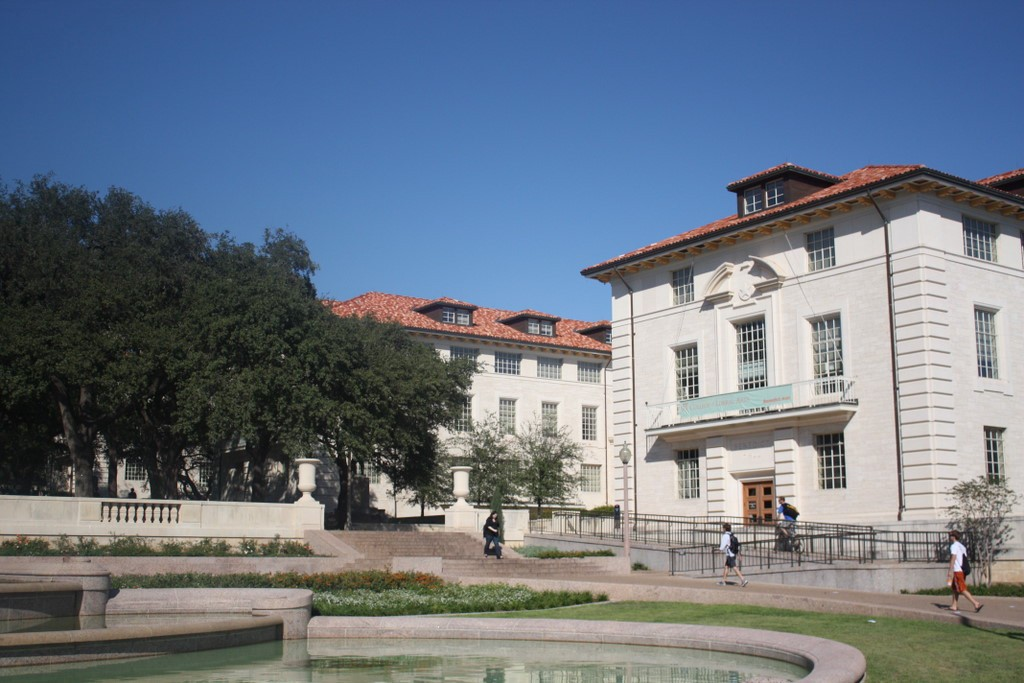
#> input picture Lab2/Images/foto1A.jpg, 1024 x 683 px, given in place of the camera
$ python edge_detection.py
#> lines starting #> are read from the running program, lines starting #| are printed output that depends on the picture; after the words box and inside, x2 and y2 are one past the last pixel; in counts of white or black regions, pixels touching at a corner belong together
import cv2

def main():

    cap = cv2.VideoCapture(0)
    cap.set(3,640)
    cap.set(4,480)

    while True :
        sucess, img = cap.read()#recup flux cam
#> img is the input picture: shape (683, 1024, 3); mean B, G, R 132.3, 118.7, 107.9

        img_gray = cv2.cvtColor(img, cv2.COLOR_BGR2GRAY)#passe l'image en niveau de gris
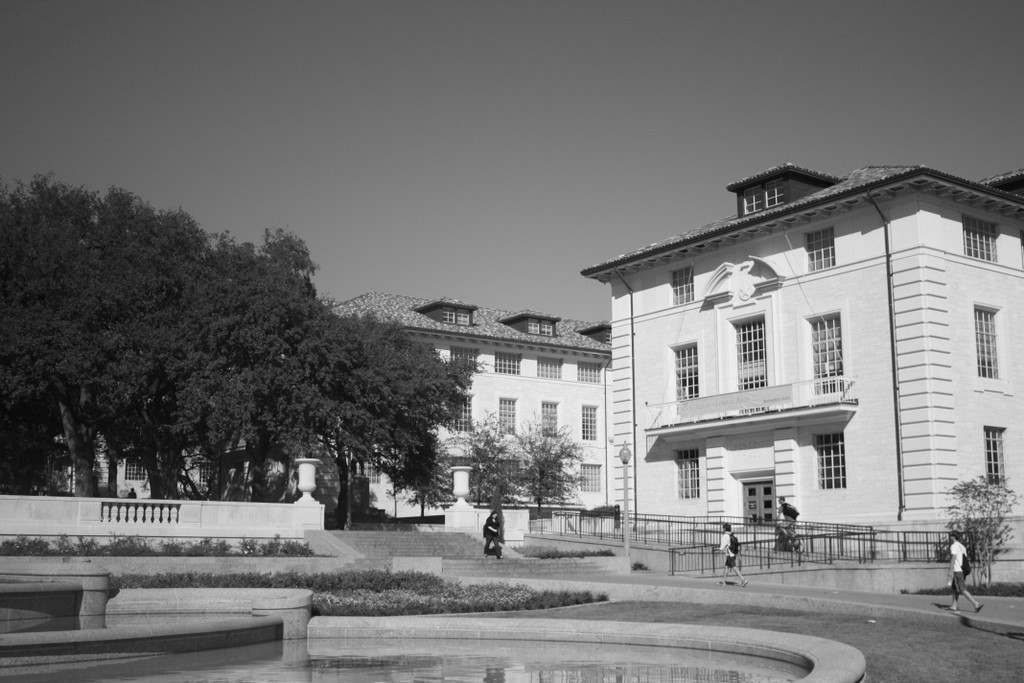
#> img_gray: shape (683, 1024); min 3, max 253, mean 117
        img_blur = cv2.GaussianBlur(img_gray, (13,13),0) #floute l'image pour enlever du bruit
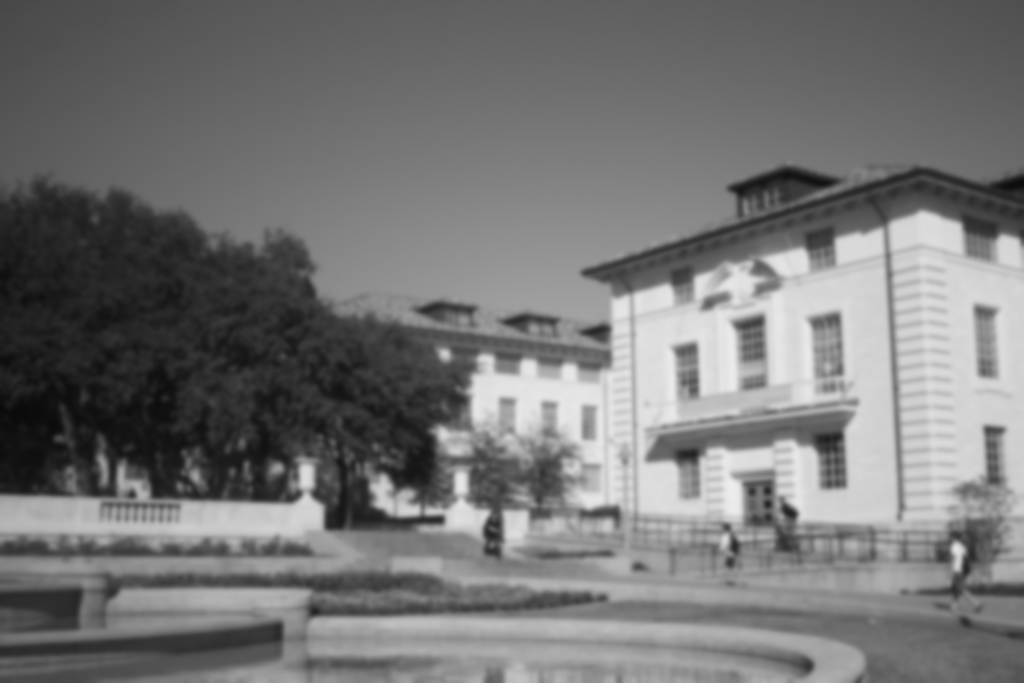
#> img_blur: shape (683, 1024); min 10, max 237, mean 117
        edges = cv2.Canny(img_blur, 0, 30, 80) #Recupere les bords
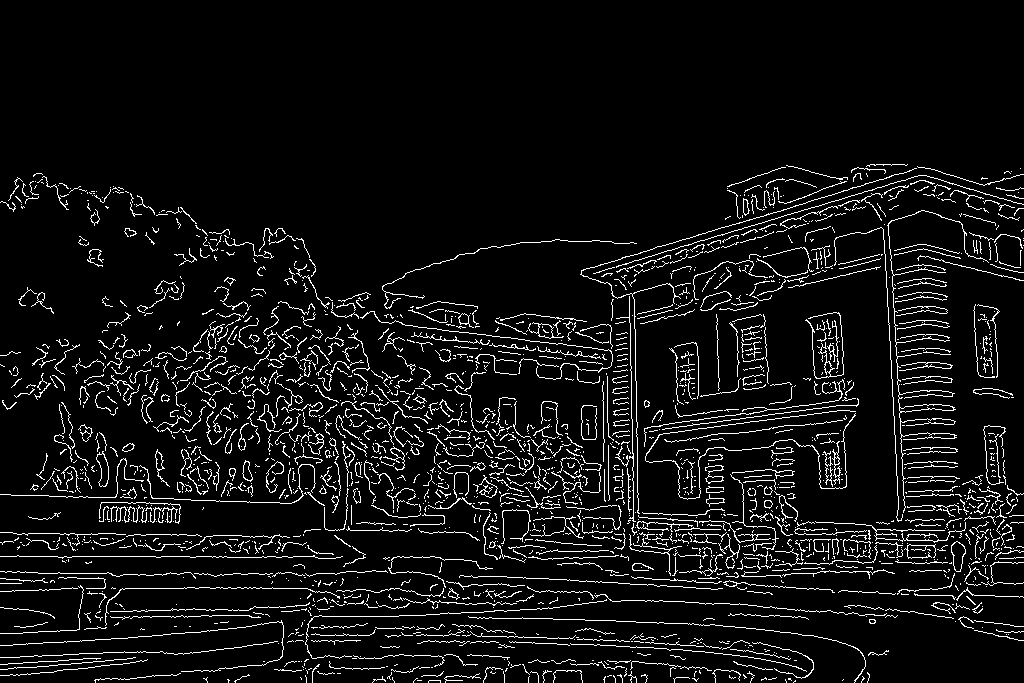
#> edges: shape (683, 1024); 6.8% white in thin lines or dots, all inside (x1, y1, x2, y2) = (0, 164, 1024, 683)
        cv2.imshow('edges image', edges) #permet de voir l'image generer pour trouver des meilleurs threshold

        contours, hierarchy = cv2.findContours(edges, cv2.RETR_TREE, cv2.CHAIN_APPROX_NONE) #recupère les contours
#> contours = 2084 contours, 2006 with area under 20; largest, box (x1, y1, x2, y2) and area: (887, 210, 989, 513) 304, (951, 541, 966, 572) 286, (951, 541, 966, 572) 272, (96, 451, 109, 487) 248, (899, 404, 954, 413) 244
#> (the run stopped early here; a loop or call above may not have finished)

$ run again, on Lab2/Images/foto2A.jpg
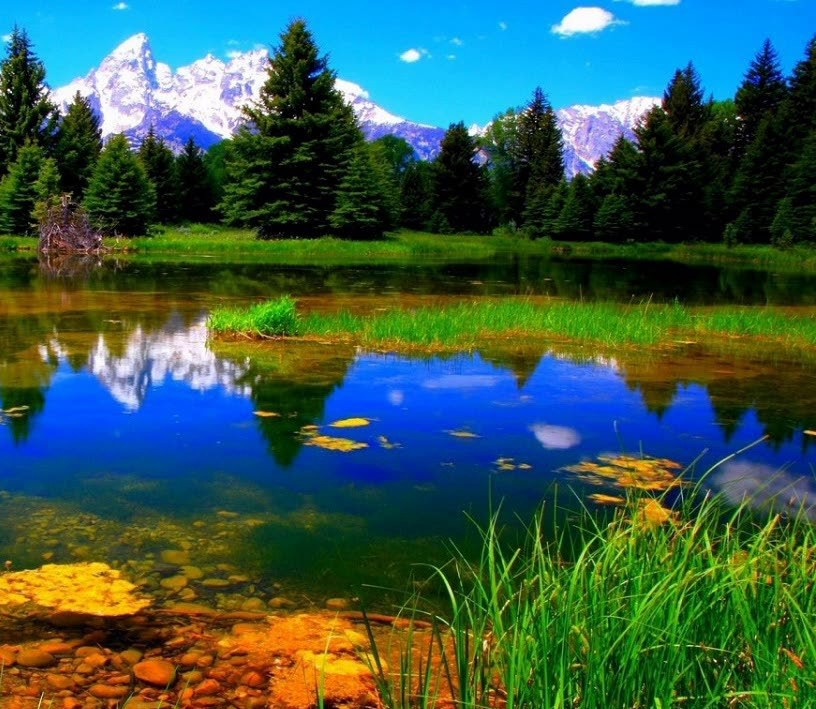
#> input picture Lab2/Images/foto2A.jpg, 816 x 709 px, given in place of the camera
#> in main, img is the input picture: shape (709, 816, 3); mean B, G, R 78.2, 90.5, 57.4
#> in main, `img_blur = cv2.GaussianBlur(img_gray, (13,13),0) #floute l'image pour ..`:
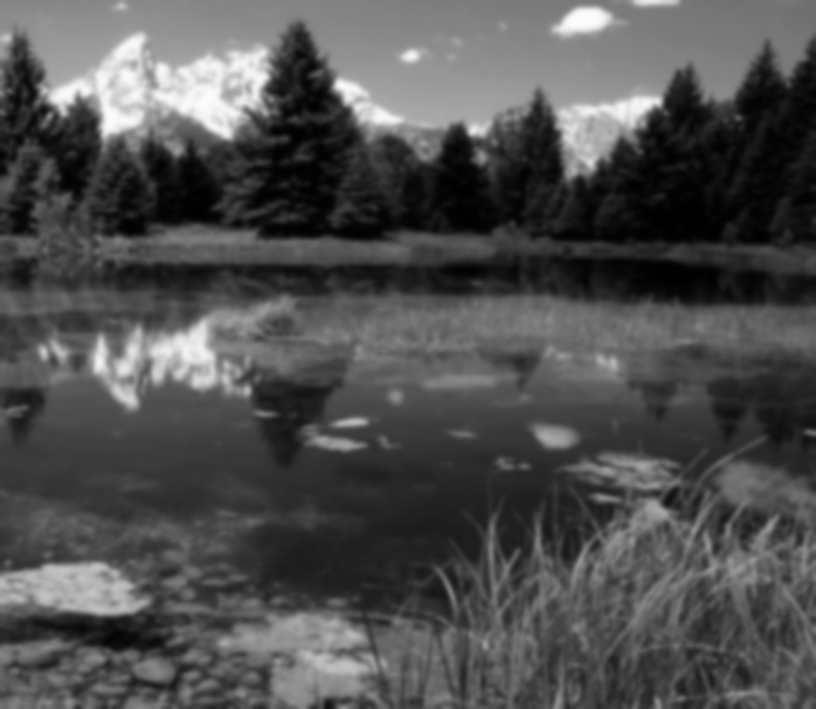
#> img_blur: shape (709, 816); min 0, max 252, mean 79.2
#> in main, `edges = cv2.Canny(img_blur, 0, 30, 80)`:
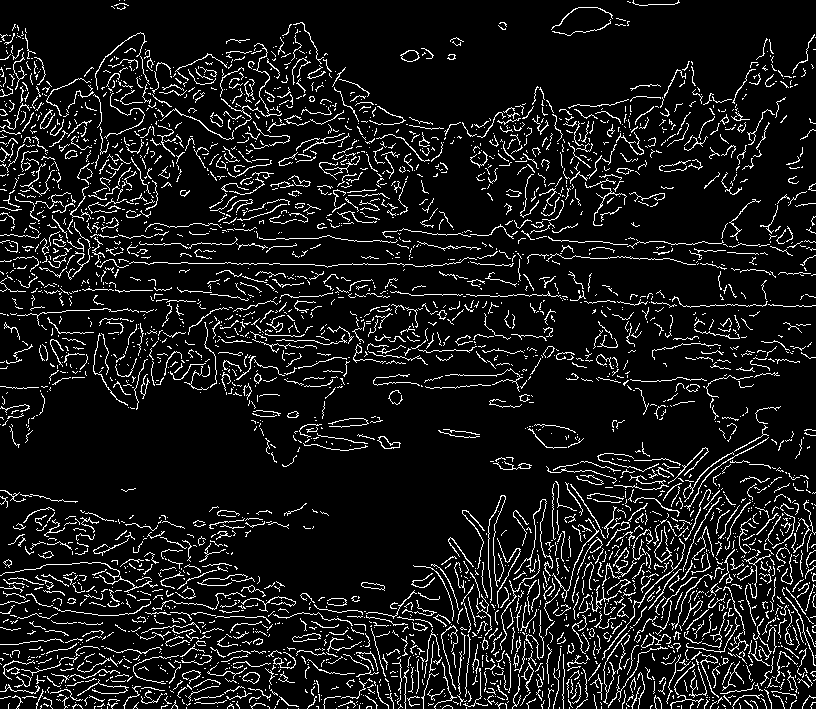
#> edges: shape (709, 816); 9.6% white in thin lines or dots
#> contours = 3513 contours, 3453 with area under 20; largest, box (x1, y1, x2, y2) and area: (400, 50, 420, 62) 148, (377, 436, 401, 449) 139, (401, 50, 419, 62) 134, (242, 672, 260, 684) 125, (378, 436, 400, 449) 122

$ run again, on Lab2/Images/foto1B.jpg
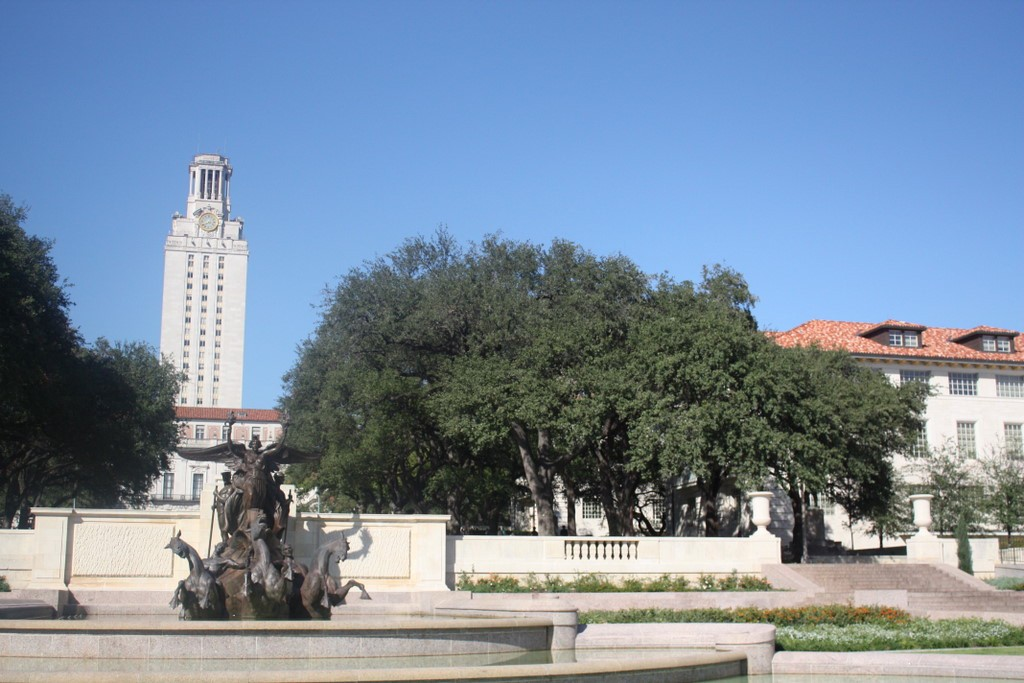
#> input picture Lab2/Images/foto1B.jpg, 1024 x 683 px, given in place of the camera
#> in main, img is the input picture: shape (683, 1024, 3); mean B, G, R 159.3, 139.8, 122
#> in main, `img_blur = cv2.GaussianBlur(img_gray, (13,13),0) #floute l'image pour ..`:
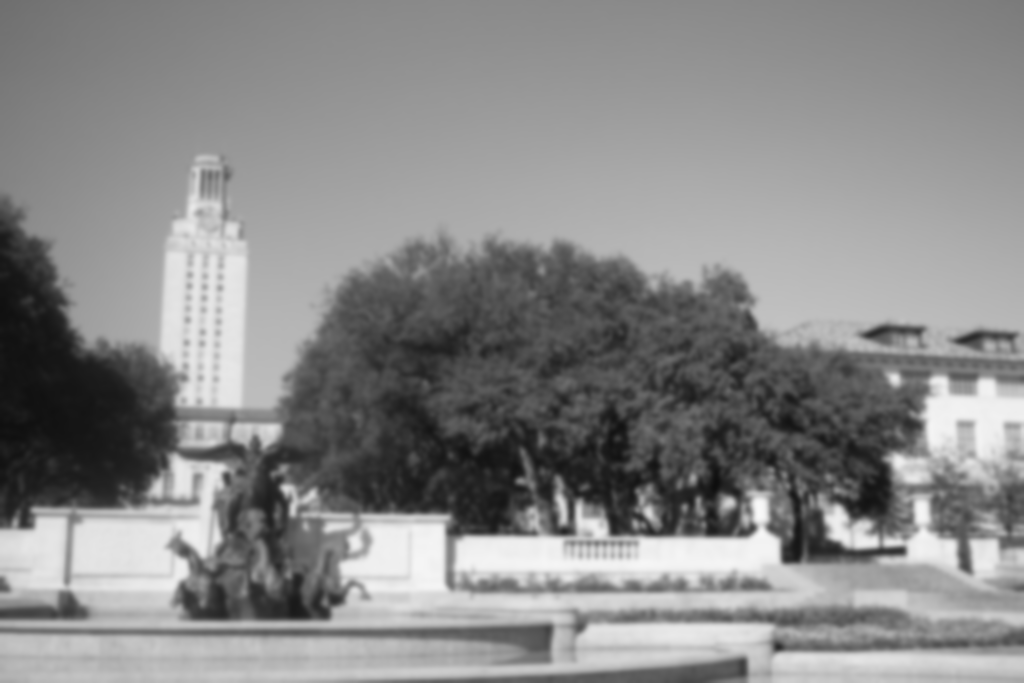
#> img_blur: shape (683, 1024); min 14, max 249, mean 136.7
#> in main, `edges = cv2.Canny(img_blur, 0, 30, 80)`:
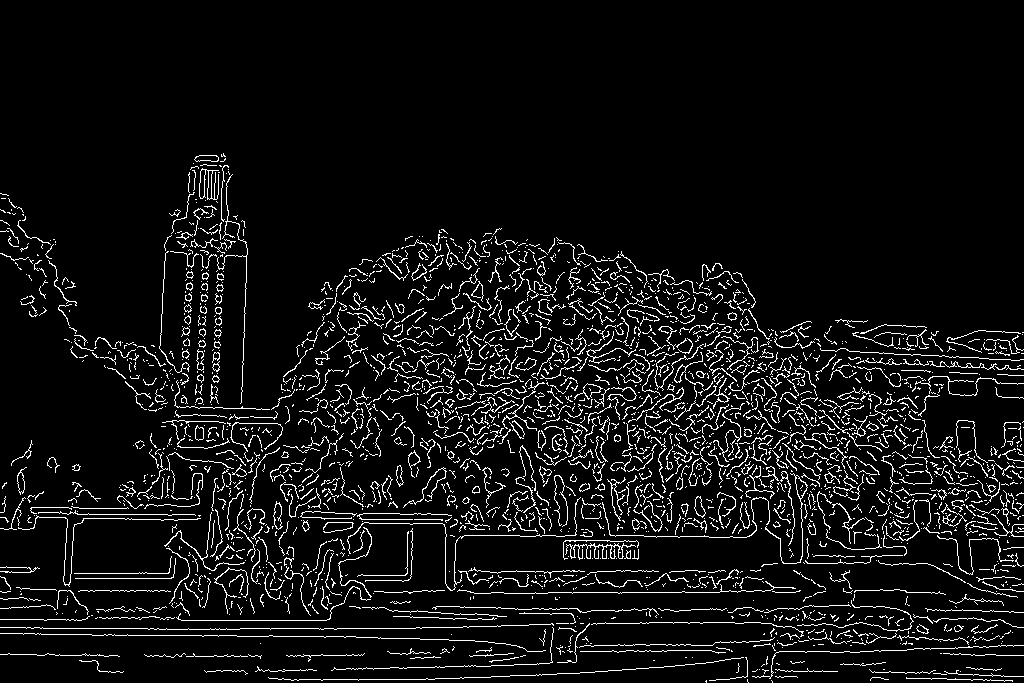
#> edges: shape (683, 1024); 6.8% white in thin lines or dots, all inside (x1, y1, x2, y2) = (0, 153, 1024, 683)
#> contours = 2631 contours, 2522 with area under 20; largest, box (x1, y1, x2, y2) and area: (199, 168, 219, 200) 236, (765, 473, 808, 564) 180, (273, 501, 283, 530) 154, (795, 475, 808, 499) 147, (273, 503, 282, 530) 142

$ run again, on Lab2/Images/foto2B.jpg
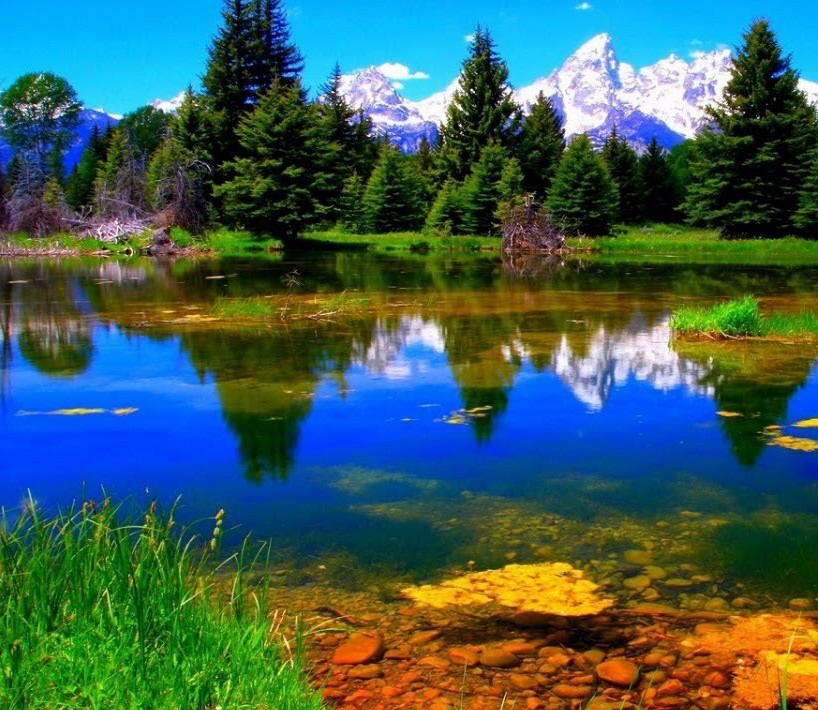
#> input picture Lab2/Images/foto2B.jpg, 818 x 710 px, given in place of the camera
#> in main, img is the input picture: shape (710, 818, 3); mean B, G, R 87.8, 94.6, 62.3
#> in main, `img_blur = cv2.GaussianBlur(img_gray, (13,13),0) #floute l'image pour ..`:
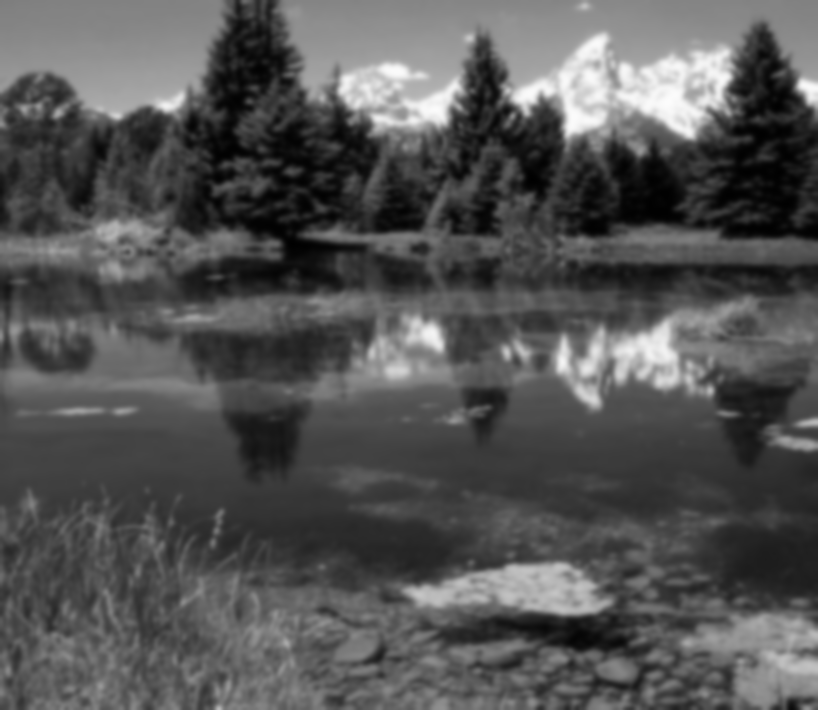
#> img_blur: shape (710, 818); min 0, max 252, mean 84.2
#> in main, `edges = cv2.Canny(img_blur, 0, 30, 80)`:
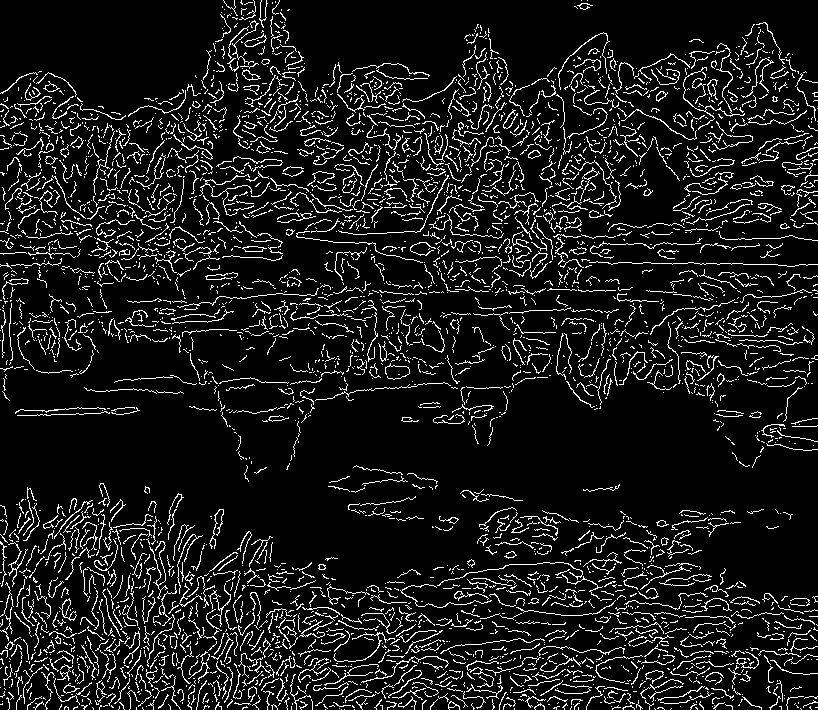
#> edges: shape (710, 818); 10% white in thin lines or dots
#> contours = 3936 contours, 3870 with area under 20; largest, box (x1, y1, x2, y2) and area: (244, 33, 267, 47) 121, (244, 35, 267, 47) 109, (242, 69, 261, 81) 96, (59, 598, 77, 621) 94, (242, 246, 267, 252) 86
